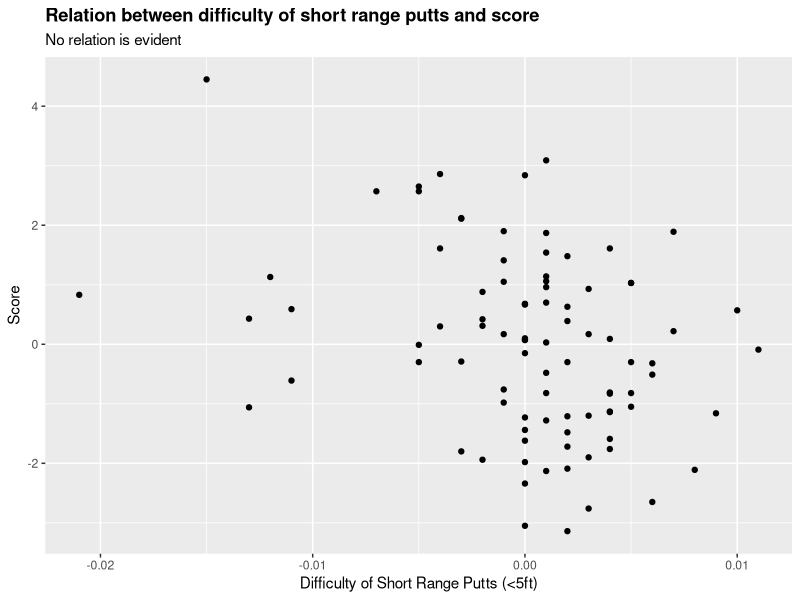
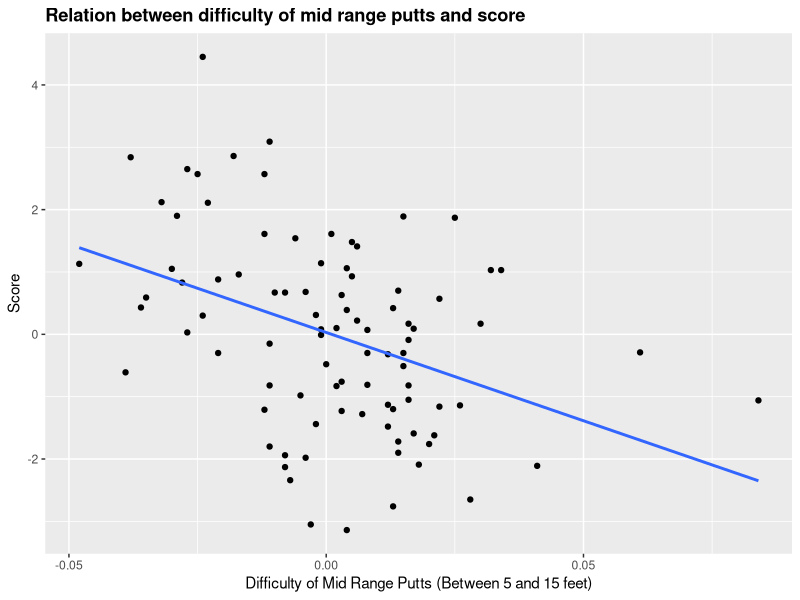
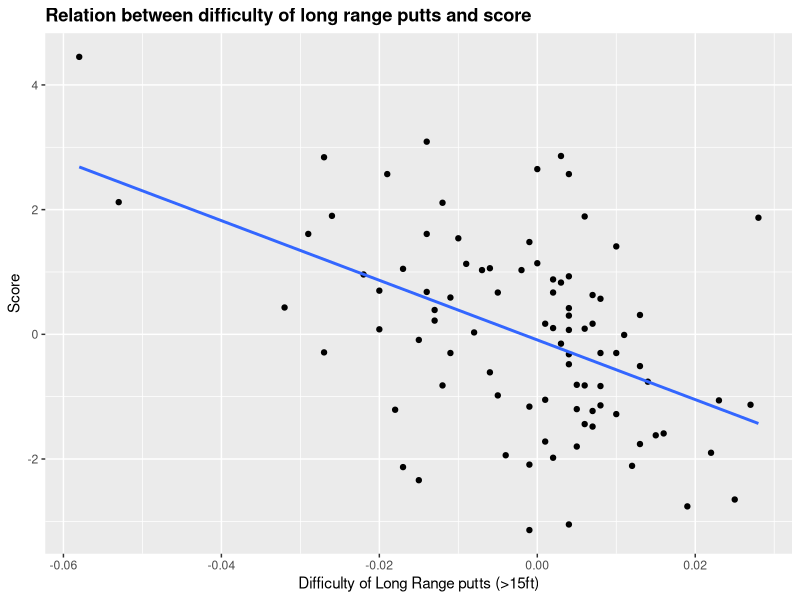

Reproduce these figures in R, in order.
## ---- chunk 1
#| echo: FALSE
#| message: FALSE
library(tidyverse)
library(readr)
library(patchwork)
golf_data <- read_csv(file = "dg_new_course_table.csv")
## ---- chunk 2
#| echo: FALSE
#| message: FALSE
p1 <- golf_data |> ggplot(mapping = aes(x = less_5_ft_sg, y = adj_score_to_par)) + geom_point() + labs(title = "Relation between difficulty of short range putts and score", subtitle = "No relation is evident", x= "Difficulty of Short Range Putts (<5ft)", y = "Score") + theme(plot.title = element_text(face = "bold")) 

p2 <- golf_data |> ggplot(mapping = aes(x = greater_5_less_15_sg, y = adj_score_to_par)) + 
   geom_point() + geom_smooth(method = "lm", se = FALSE) + labs(title = "Relation between difficulty of mid range putts and score", x = "Difficulty of Mid Range Putts (Between 5 and 15 feet)", y = "Score") + theme(plot.title = element_text(face = "bold"))

model2 <- lm(greater_5_less_15_sg ~ adj_score_to_par, data = golf_data)
slope2 <- coef(model2)[2]

p3 <- golf_data |> ggplot(mapping = aes(x = greater_15_sg, y = adj_score_to_par)) + 
    geom_point() + geom_smooth(method = "lm", se = FALSE) + labs(title = "Relation between difficulty of long range putts and score", x = "Difficulty of Long Range putts (>15ft)", y = "Score") + theme(plot.title = element_text(face ="bold"))

model3 <- lm(greater_15_sg ~ adj_score_to_par, data = golf_data)
slope3 <- coef(model3)[2]

p1
p2
p3
cat("Slope of Mid Range Putts Graph:\n")
cat(slope2, "\n")
cat("Slope of Long Range Putts Graph:\n")
cat(slope3, "\n")

#Bar Graph Maybe
